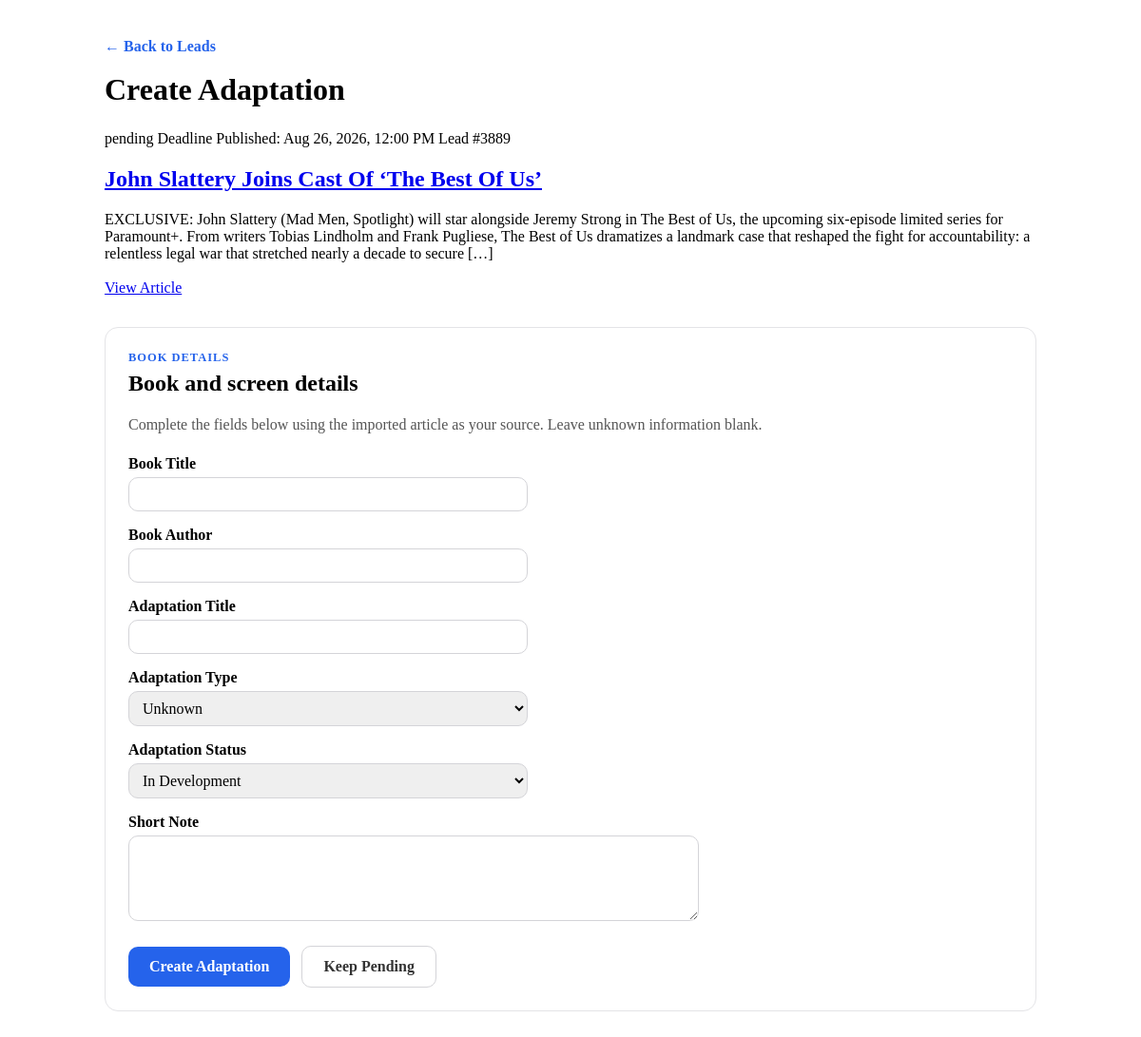
Page /admin/create-adaptation.php?lead_id=3889 (signed in) on the committed database.
### tables this page shows
CREATE TABLE leads (
        id INTEGER PRIMARY KEY AUTOINCREMENT,
        rss_guid TEXT NOT NULL UNIQUE,
        source TEXT NOT NULL DEFAULT 'Deadline',
        article_title TEXT NOT NULL,
        article_url TEXT NOT NULL,
        article_excerpt TEXT,
        published_at TEXT,
        status TEXT NOT NULL DEFAULT 'pending',
        notes TEXT,
        reviewed_at TEXT,
        created_at TEXT NOT NULL DEFAULT CURRENT_TIMESTAMP,
        updated_at TEXT NOT NULL DEFAULT CURRENT_TIMESTAMP
    , featured_image_url TEXT);

### includes/functions.php (called while the page is built, shortened)
<?php
function format_datetime(?string $datetime): string
{
    $date = DateTime::createFromFormat('Y-m-d H:i:s', $datetime);
    return $date->format('M j, Y, g:i A');
}
function h(string|null $value): string
{
    return htmlspecialchars($value ?? '', ENT_QUOTES, 'UTF-8');
}
function status_class(string $status): string
{
    return match ($status) {
        'pending' => 'status-pending',
        'approved' => 'status-approved',
        'rejected' => 'status-rejected',
        'ignored' => 'status-ignored',
        default => 'status-default',
    };
}

### admin/create-adaptation.php (the view, shortened to what this page needs)
<?php
require_once __DIR__ . '/../includes/functions.php';
$pdo = get_db();
$leadId = isset($_GET['lead_id']) ? (int) $_GET['lead_id'] : 0;
$stmt = $pdo->prepare(
    'SELECT *
     FROM leads
     WHERE id = :id
     LIMIT 1'
);
$stmt->execute([':id' => $leadId]);
$lead = $stmt->fetch(PDO::FETCH_ASSOC);
?>
<!DOCTYPE html>
<html lang="en">
<head>
    <link rel="stylesheet" href="/style.css">
</head>
<body>
    <main class="admin-page">
        <p>
            <a href="/admin/leads.php?status=pending">← Back to Leads</a>
        </p>
        <h1>Create Adaptation</h1>
        <section class="lead-list">
            <article class="lead-card">
                <div class="lead-meta">
                    <span class="status-badge <?= h(status_class($lead['status'])) ?>">
                        <?= h($lead['status']) ?>
                    </span>
                    <span><?= h($lead['source']) ?></span>
                    <?php if (!empty($lead['published_at'])): ?>
                        <span>Published: <?= h(format_datetime($lead['published_at'])) ?></span>
                    <?php endif; ?>
                    <span>Lead #<?= h((string) $lead['id']) ?></span>
                </div>
                <h2>
                    <a href="<?= h($lead['article_url']) ?>" target="_blank" rel="noopener">
                        <?= h($lead['article_title']) ?>
                    </a>
                </h2>
                <?php if (!empty($lead['article_excerpt'])): ?>
                    <p class="excerpt"><?= h($lead['article_excerpt']) ?></p>
                <?php endif; ?>
                <div class="lead-actions">
                    <a class="button button-primary" href="<?= h($lead['article_url']) ?>" target="_blank" rel="noopener">
                        View Article
                    </a>
                </div>
            </article>
        </section>
        <section class="admin-card">
            <p class="eyebrow">Book Details</p>
            <h2>Book and screen details</h2>
            <p class="admin-note">
                Complete the fields below using the imported article as your source. Leave unknown information blank.
            </p>
            <form method="post" action="/admin/store-adaptation.php">
                <div class="form-group">
                    <label for="book_title">Book Title</label>
                    <input type="text" id="book_title" name="book_title" required>
                </div>
                <div class="form-group">
                    <label for="book_author">Book Author</label>
                    <input type="text" id="book_author" name="book_author">
                </div>
                <div class="form-group">
                    <label for="adaptation_title">Adaptation Title</label>
                    <input type="text" id="adaptation_title" name="adaptation_title">
                </div>
                <div class="form-group">
                    <label for="adaptation_type">Adaptation Type</label>
                    <select id="adaptation_type" name="adaptation_type">
                        <option value="">Unknown</option>
                    </select>
                </div>
                <div class="form-group">
                    <label for="adaptation_status">Adaptation Status</label>
                    <select id="adaptation_status" name="adaptation_status">
                        <option value="In Development">In Development</option>
                    </select>
                </div>
                <div class="form-group">
                    <label for="short_note">Short Note</label>
                    <textarea id="short_note" name="short_note" rows="4"></textarea>
                </div>
                <div class="form-actions">
                    <button type="submit">Create Adaptation</button>
                    <a href="/admin/leads.php?status=pending" class="button-secondary">
                        Keep Pending
                    </a>
                </div>
            </form>
        </section>
    </main>
</body>
</html>

### style.css (style rules this page uses)
.admin-page { max-width: 980px; margin: 40px auto; padding: 0 24px 60px; }
.admin-page h1 { margin: 0 0 24px; font-size: 2rem; }
.admin-page>p:first-child { margin-bottom: 18px; }
.admin-page>p:first-child a { color: #2563eb; text-decoration: none; font-weight: 600; }
.admin-card { background: #ffffff; border: 1px solid #e4e4e7; border-radius: 14px; padding: 24px; margin-top: 32px; margin-bottom: 28px; }
.eyebrow { margin: 0 0 6px; font-size: .78rem; font-weight: 700; letter-spacing: .08em; text-transform: uppercase; color: #2563eb; }
.admin-card h2 { margin: 0 0 18px; }
.admin-note { margin-bottom: 20px; color: #555; line-height: 1.5; }
.form-group { margin-bottom: 16px; }
.form-group label { display: block; margin-bottom: 5px; font-weight: 600; }
.form-group input, .form-group select, .form-group textarea { width: 100%; padding: 8px 10px; border: 1px solid #d4d4d8; border-radius: 10px; font: inherit; box-sizing: border-box; transition: border-color .2s, box-shadow .2s; }
.form-group textarea { width: 600px; max-width: 100%; min-height: 90px; resize: vertical; }
.form-group input, .form-group select { width: 420px; max-width: 100%; }
.form-actions { display: flex; gap: 12px; margin-top: 22px; align-items: center; }
.form-actions button { background: #2563eb; color: white; border: none; padding: 12px 22px; border-radius: 10px; cursor: pointer; font: inherit; font-weight: 600; }
.button-secondary { display: inline-block; padding: 12px 22px; border: 1px solid #d4d4d8; border-radius: 10px; color: #333; text-decoration: none; background: #fff; font-weight: 600; }
.lead-card { margin-bottom: 32px; }
.lead-actions { display: flex; gap: 10px; flex-wrap: wrap; margin-top: 18px; margin-bottom: 8px; }

### rows in the picture
leads: status "pending", source "Deadline", published_at "Aug 26, 2026, 12:00 PM", id "3889", article_title "John Slattery Joins Cast Of ‘The Best Of Us’", article_excerpt "EXCLUSIVE: John Slattery (Mad Men, Spotlight) will star alongside Jeremy Strong in The Best of Us, the upcoming six-episode limited series for Paramount+. From writers Tobias Lindholm and Frank Pugliese, The Best of Us dramatizes a landmark case that reshaped the fight for accountability: a relentless legal war that stretched nearly a decade to secure […]"
